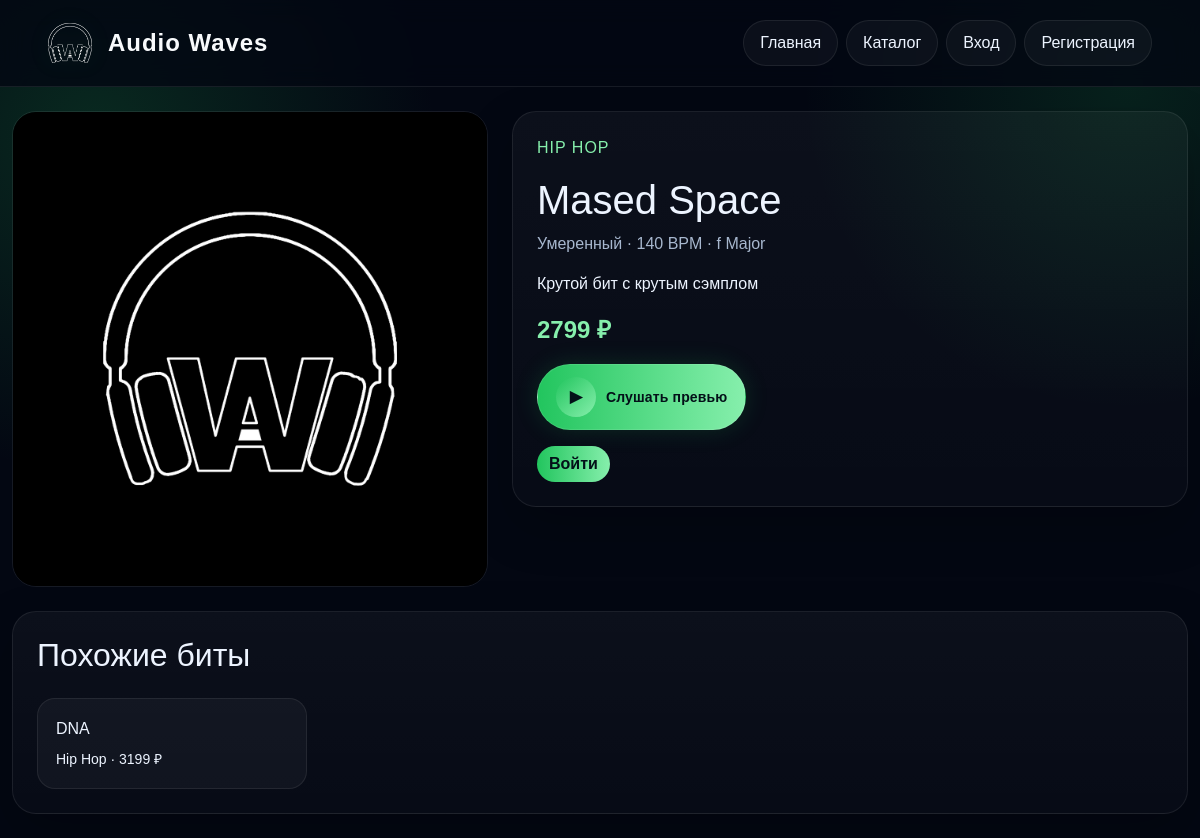
Page /beat/5 on the committed database.
### models.py (models this page shows, shortened)
class Beat(db.Model):
    id = db.Column(db.Integer, primary_key=True)
    title = db.Column(db.String(150), nullable=False)
    category = db.Column(db.String(80), nullable=False)
    mood = db.Column(db.String(80), nullable=False)
    bpm = db.Column(db.Integer, nullable=False)
    beat_key = db.Column(db.String(30), nullable=False)
    price = db.Column(db.Float, nullable=False)
    description = db.Column(db.Text, default='')
    preview_file = db.Column(db.String(255), nullable=False)
    cover_file = db.Column(db.String(255), nullable=False, default='default-cover.jpg')
    is_featured = db.Column(db.Boolean, default=False)
    status = db.Column(db.String(20), default='approved', nullable=False)
    submitted_by_user_id = db.Column(db.Integer, db.ForeignKey('user.id'), nullable=True)
    moderation_note = db.Column(db.String(255), default='', nullable=False)
    created_at = db.Column(db.DateTime, default=datetime.utcnow)
    favorites = db.relationship('Favorite', backref='beat', cascade='all, delete-orphan')
    cart_items = db.relationship('CartItem', backref='beat', cascade='all, delete-orphan')

### routes/web.py (the view)
    @app.route('/beat/<int:beat_id>')
    def beat_detail(beat_id):
        from flask import abort
        from flask_login import current_user
        beat = db.session.get(Beat, beat_id)
        if not beat:
            abort(404)
        allowed_private = current_user.is_authenticated and (current_user.is_admin or beat.submitted_by_user_id == current_user.id)
        if beat.status != 'approved' and not allowed_private:
            abort(404)
        is_favorite = False
        in_cart = False
        if current_user.is_authenticated:
            is_favorite = Favorite.query.filter_by(user_id=current_user.id, beat_id=beat_id).first() is not None
            in_cart = CartItem.query.filter_by(user_id=current_user.id, beat_id=beat_id).first() is not None
        similar_beats = Beat.query.filter(Beat.category == beat.category, Beat.id != beat.id, Beat.status == 'approved').limit(4).all()
        return render_template('beat_detail.html', beat=beat, is_favorite=is_favorite, in_cart=in_cart, similar_beats=similar_beats)

### context_processors.py (called while the page is built)
def register_context_processors(app):
    @app.context_processor
    def inject_cart_count():
        count = 0
        if current_user.is_authenticated:
            count = CartItem.query.filter_by(user_id=current_user.id).count()
        return {'cart_count': count}

### templates/beat_detail.html (shortened to what this page needs)
{% extends 'base.html' %}
{% block content %}
<section class="detail-grid row g-4 mb-4 align-items-start">
    <div class="col-lg-5">
        <img class="detail-cover" src="{{ url_for('static', filename='uploads/covers/' + beat.cover_file) if beat.cover_file != 'default-cover.jpg' else url_for('static', filename='default-cover.jpg') }}" alt="{{ beat.title }}">
    </div>
    <div class="col-lg-7">
        <div class="panel p-4 h-100">
            <p class="eyebrow">{{ beat.category }}</p>
            <h1>{{ beat.title }}</h1>
            <p class="meta">{{ beat.mood }} · {{ beat.bpm }} BPM · {{ beat.beat_key }}</p>
            <p>{{ beat.description }}</p>
            <p class="detail-price">{{ '%.0f'|format(beat.price) }} ₽</p>
            <div class="player-box">
                <button type="button" class="play-btn" aria-label="Слушать превью"><span class="play-icon">▶</span><span class="play-label">Слушать превью</span></button>
            </div>
            <div class="actions">
                {% if current_user.is_authenticated %}
                    <a class="btn ghost" href="{{ url_for('toggle_favorite', beat_id=beat.id) }}">{{ '★ В избранном' if is_favorite else '☆ В избранное' }}</a>
                    {% if in_cart %}
                        <a class="btn ghost" href="{{ url_for('profile') }}">Уже в корзине</a>
                    {% else %}
                        <a class="btn" href="{{ url_for('add_to_cart', beat_id=beat.id) }}">Добавить в корзину</a>
                    {% endif %}
                {% else %}
                    <a class="btn" href="{{ url_for('login') }}">Войти</a>
                {% endif %}
            </div>
        </div>
    </div>
</section>
<section class="panel p-4">
    <h2>Похожие биты</h2>
    <div class="mini-grid row g-3 mt-1">
        {% for item in similar_beats %}
            <div class="col-md-6 col-xl-3"><a class="mini-card h-100" href="{{ url_for('beat_detail', beat_id=item.id) }}">{{ item.title }}<small>{{ item.category }} · {{ '%.0f'|format(item.price) }} ₽</small></a></div>
        {% else %}
            <p>Похожих битов пока нет.</p>
        {% endfor %}
    </div>
</section>
{% endblock %}

### static/style.css (style rules this page uses)
:root { --bg: #030712; --card: #0f1720; --line: rgba(255,255,255,0.08); --text: #edf4ff; --muted: #a7b7ce; --accent: #22c55e; --accent-2: #86efac; --danger: #ff6b6b; }
* { box-sizing: border-box; }
body { margin: 0; font-family: Arial, sans-serif; background: radial-gradient(circle at 8% 16%, rgba(34, 197, 94, 0.18), transparent 26%), radial-gradient(circle at 94% 10%, rgba(34, 197, 94, 0.14), transparent 24%), var(--bg); color: var(--text); }
a { color: inherit; text-decoration: none; }
img { width: 100%; display: block; }
.nav .nav-link, .btn { border-radius: 999px; transition: 0.2s; }
.hero, .panel, .featured-card, .beat-card, .empty-box, .stat-card, .feature-stat, .api-card { background: linear-gradient(180deg, rgba(255,255,255,0.04), rgba(255,255,255,0.02)); border: 1px solid var(--line); border-radius: 24px; box-shadow: 0 20px 50px rgba(0,0,0,0.22); }
.hero-text, .muted, .meta, .desc, .why-list, .api-card-body small { color: var(--muted); }
.eyebrow { color: var(--accent-2); text-transform: uppercase; letter-spacing: 1px; }
input, select, textarea, button, .form-control, .form-select { width: 100%; border: 1px solid var(--line) !important; background: rgba(255,255,255,0.04) !important; color: var(--text) !important; border-radius: 16px !important; padding: 14px 16px !important; font-size: 15px; }
button, .btn { border: none; background: linear-gradient(90deg, var(--accent), var(--accent-2)); color: #031018 !important; font-weight: 700; cursor: pointer; }
.price, .detail-price { color: var(--accent-2); font-size: 24px; font-weight: 800; }
.actions { display: flex; gap: 10px; flex-wrap: wrap; margin-top: 16px; }
.player-box { display: flex; gap: 12px; align-items: center; margin-top: 12px; flex-wrap: wrap; }
.detail-cover { border-radius: 24px; border: 1px solid var(--line); min-height: 460px; object-fit: cover; }
.mini-card { padding: 18px; border-radius: 18px; background: rgba(255,255,255,0.04); border: 1px solid var(--line); display: flex; flex-direction: column; gap: 8px; min-height: 100%; }
.play-btn { width: auto; display: inline-flex; align-items: center; gap: 12px; padding: 10px 18px 10px 12px !important; border-radius: 999px !important; background: rgba(255,255,255,0.06) !important; color: var(--text) !important; border: 1px solid rgba(255,255,255,0.1) !important; box-shadow: inset 0 1px 0 rgba(255,255,255,0.04), 0 10px 28px rgba(0,0,0,0.18); }
.play-btn .play-icon { width: 40px; height: 40px; display: grid; place-items: center; border-radius: 50%; background: linear-gradient(135deg, var(--accent), var(--accent-2)); color: #031018; font-weight: 900; font-size: 16px; flex: 0 0 40px; }
.play-btn .play-label { font-size: 14px; font-weight: 700; letter-spacing: 0.01em; }
.btn, button, .auth-form button, .admin-form button, .filters-form button, .play-btn { color: #031018 !important; font-weight: 800 !important; }
.play-btn { width: auto !important; min-width: 148px; display: inline-flex !important; align-items: center; justify-content: center; gap: 10px; border-radius: 999px !important; padding: 12px 18px !important; background: linear-gradient(90deg, #22c55e, #86efac) !important; box-shadow: 0 0 24px rgba(34,197,94,0.16); }

### rows in the picture
Beat: cover_file (placeholder picture), category "HIP HOP", title "Mased Space", mood "Умеренный", bpm "140", beat_key "f Major", description "Крутой бит с крутым сэмплом", price "2799"
Beat: title "DNA", category "Hip Hop", price "3199"
